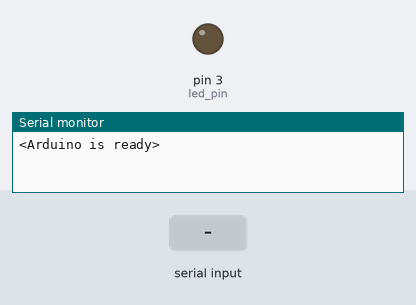
Bench run of a sketch on a simulated Arduino Uno, built with avr-gcc and run on an emulated ATmega328P. Parts: output pins drawn as LEDs (lit = HIGH), the last lines printed to the serial monitor. Dashed ring = blinking. The test bench sets the inputs (shaded band). No radio packets arrive unless stated.

Above: at 2.2 s.
2.3 s: "B" received over Serial
At 3.7 s:
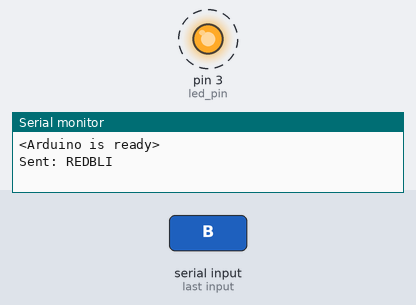
5.3 s: "A" received over Serial
At 7.7 s:
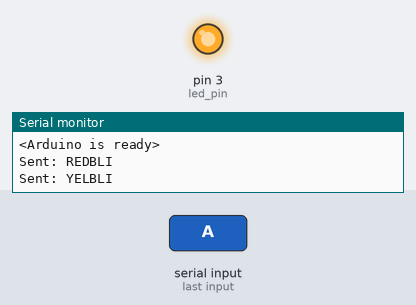
7.8 s: "a" received over Serial
Timing chart, 0 to 16.4 s (numbered marks = the images above; inputs shaded):
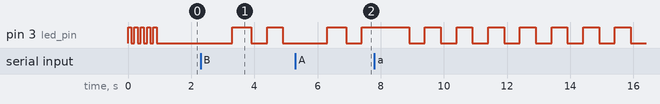

Measured:
- after the input at 2.3 s, pin 3 (led_pin): alternates HIGH for 0.55 s and LOW for 0.50 s, starting after 1.0 s

The sketch:

slacktronic_transmitter.ino
```cpp
                                                                                                                                                                                                                                                                                                                                                                                                                                                                                                                                                                                                                                                                                                                                                                       #include <RF24_config.h>
#include <RF24.h>
#include <nRF24L01.h>
#include <printf.h>

#include <SPI.h>
#include <nRF24L01.h>
#include <RF24.h>

//set up the radio based on the circuit wiring
RF24 radio(8, 7);
const byte address[6] = "00001";

//set up the led based on the circuit wiring
const int led_pin = 3;

//set up Slack state
boolean away = false;
boolean message_waiting = false;

//set up led state
int led_state = LOW;
const int blink_rate = 500;
unsigned long last_time = 0;

void setup() {
  radio.begin();
  radio.openWritingPipe(address);
  radio.setPALevel(RF24_PA_LOW);
  radio.stopListening();

  //set up the USB  and the pin
  Serial.begin(57600);
  Serial.println("<Arduino is ready>");
  pinMode(led_pin, OUTPUT);

  //flash the led when turning on
  for(int i = 0 ; i < 5 ; i++) {
    digitalWrite(led_pin, HIGH);
    delay(100);
    digitalWrite(led_pin, LOW);
    delay(100);
  }
}

void loop() {
  if (Serial.available()) {
    String slacktronic_message = Serial.readString();
    String command = "      ";
    if(slacktronic_message == "A") {
      command = "YELBLI";
      away = true;
    }
    else if(slacktronic_message == "a") {
      command = "YELOFF";
      away = false;
    }
    else if(slacktronic_message == "B") {
       command = "REDBLI";
       message_waiting = true;
    }
    else if(slacktronic_message == "b") {
       command = "REDOFF";
       message_waiting = false;
    }
    char CMD[7];
    command.toCharArray(CMD, sizeof(CMD));
    radio.write(&CMD, sizeof(CMD));
    Serial.println("Sent: " + command);

    //flash the led quickly when a signal is sent
    digitalWrite(led_pin, HIGH);
    delay(100);
    digitalWrite(led_pin, LOW);
  }

  //set the led state based on slack state
  unsigned long now = millis();
  if(now - last_time > blink_rate){
     if(message_waiting){
       //blink if message(s) waiting (whether or not away)

       //toggle the led state
       led_state == LOW ? led_state = HIGH : led_state = LOW;
       digitalWrite(led_pin, led_state);
     }
     else if(away) {
       //if just away but no messages waiting, keep the pin on
       led_state = HIGH;
       digitalWrite(led_pin, led_state);
     }
     else {
        //of not away and no message, turn off the led
        led_state = LOW;
        digitalWrite(led_pin, LOW);
     }

     last_time = now;
  }
}
```
